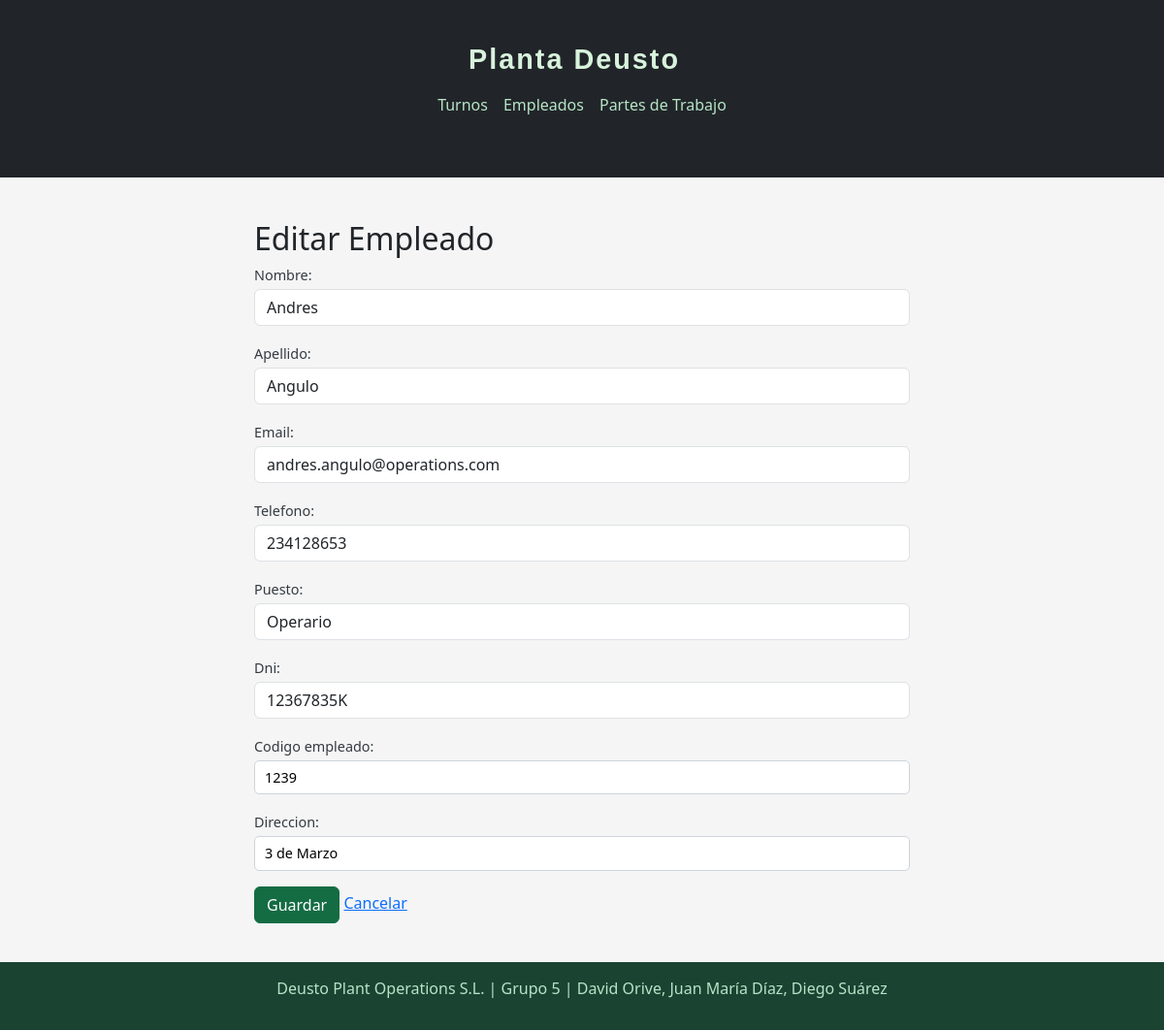
The app's page /empleados/editar/8/ with its own data.
### Gestion/models.py (models this page shows, shortened)
class Empleado(models.Model):
    nombre = models.CharField(max_length=100)
    apellido = models.CharField(max_length=100)
    email = models.EmailField(unique=True)
    telefono = models.CharField(max_length=20)
    puesto = models.CharField(max_length=50)
    dni = models.CharField(max_length=20, unique=True)
    codigo_empleado = models.CharField(max_length=10, unique=True)
    direccion = models.CharField(max_length=200)

### Gestion/views.py (the view)
# urls.py: path('empleados/editar/<int:pk>/', views.editar_empleado, name='editar_empleado'),
def editar_empleado(request, pk):
    empleado = get_object_or_404(Empleado, pk=pk)
    if request.method == 'POST':
        form = EmpleadoForm(request.POST, instance=empleado)
        if form.is_valid():
            form.save()
            return redirect('lista_empleados')
    else:
        form = EmpleadoForm(instance=empleado)
    return render(request, 'Gestion/editar_empleado.html', {'form': form, 'empleado': empleado})

### Gestion/forms.py
class EmpleadoForm(forms.ModelForm):
    class Meta:
        model = Empleado
        fields = '__all__'
        widgets = {
            'dni': forms.TextInput(attrs={'class': 'form-control'}),
            'nombre': forms.TextInput(attrs={'class': 'form-control'}),
            'apellido': forms.TextInput(attrs={'class': 'form-control'}),
            'email': forms.EmailInput(attrs={'class': 'form-control'}),
            'telefono': forms.TextInput(attrs={'class': 'form-control'}),
            'puesto': forms.TextInput(attrs={'class': 'form-control'}),
        }

### Gestion/templates/Gestion/editar_empleado.html (shortened to what this page needs)
<!DOCTYPE html>
{% load static %}
<html lang="es">
<head>
    <link href="https://cdn.jsdelivr.net/npm/bootstrap@5.3.0/dist/css/bootstrap.min.css" rel="stylesheet">
    <link rel="stylesheet" href="{% static 'Css/Plantilla_unificada.css' %}">
    <link rel="stylesheet" href="{% static 'Css/Css_editar_empleado.css' %}">
</head>
<body>
    <nav class="navbar navbar-dark bg-dark mb-4">
        <div class="container d-flex flex-column align-items-center">
            <a class="navbar-brand" href="/">Planta Deusto</a>
            <ul class="navbar-nav d-flex flex-row gap-3">
                <li class="nav-item"><a class="nav-link" href="/turnos/">Turnos</a></li>
                <li class="nav-item"><a class="nav-link" href="/empleados/">Empleados</a></li>
                <li class="nav-item"><a class="nav-link" href="/partes/">Partes de Trabajo</a></li>
            </ul>
        </div>
    </nav>
    <div class="container">
        <h2>Editar Empleado</h2>
        <form method="post">
            {{ form.as_p }}
            <button type="submit" class="btn btn-primary">Guardar</button>
            <a href="{% url 'lista_empleados' %}">Cancelar</a>
        </form>
    </div>
    <footer class="footer">
    <p>Deusto Plant Operations S.L. | Grupo 5 | David Orive, Juan María Díaz, Diego Suárez</p>
    </footer>
</body>
</html>

### Static/Css/Plantilla_unificada.css (style rules this page uses)
.navbar { background-color: #1b4332; padding: 15px 0; }
.navbar-brand { font-family: 'Raleway', sans-serif; color: #d8f3dc; font-size: 1.8rem; font-weight: bold; letter-spacing: 2px; }
.nav-link { color: #b7e4c7; font-size: 1rem; }
.footer { background-color: #1b4332; color: #b7e4c7; text-align: center; padding: 15px 0; margin-top: auto; }
body { background-color: #f8f9fa; min-height: 100vh; display: flex; flex-direction: column; }
h2 { color: #1b4332; margin-bottom: 20px; }
.container { margin-top: 20px; flex: 1; }

### Static/Css/Css_editar_empleado.css (style rules this page uses)
body { background-color: #f5f5f5; }
.container { margin-top: 20px; margin-bottom: 40px; max-width: 700px; }
h2 { color: #212529; margin-bottom: 5px; }
form p label { font-weight: 500; font-size: 0.9rem; color: #343a40; }
form p input, form p select, form p textarea { width: 100%; padding: 6px 10px; border: 1px solid #ced4da; border-radius: 5px; font-size: 0.9rem; background-color: white; margin-top: 3px; }
.btn-primary { background-color: #146c43; border-color: #146c43; }

### records on screen
Empleado: nombre "Andres", apellido "Angulo", email "andres.angulo@operations.com", telefono "234128653", puesto "Operario", dni "12367835K", codigo_empleado "1239", direccion "3 de Marzo"
